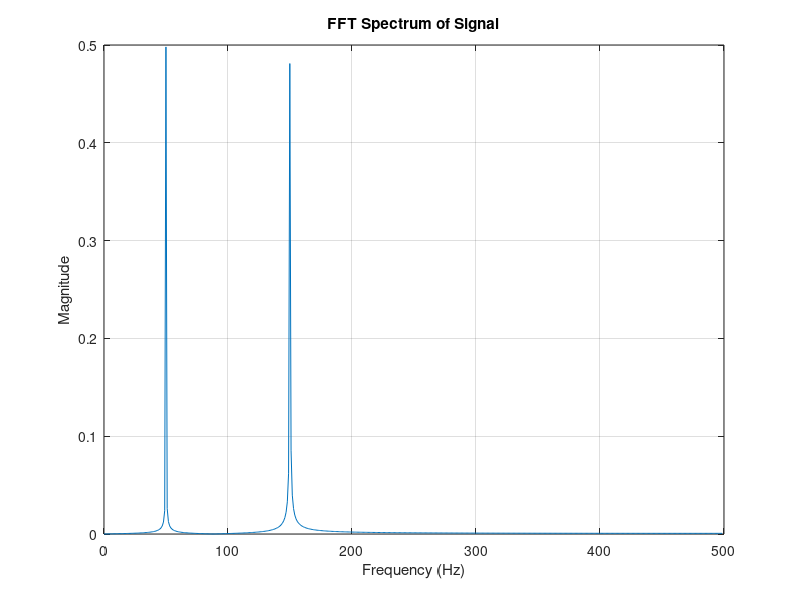

Write MATLAB code to recreate this figure.
clc;
clear;
close all;

% Sampling Frequency
fs = 1000;

% Time Vector
t = 0:1/fs:1;

% Same signal used in CWT
x = sin(2*pi*50*t) + sin(2*pi*150*t);

% FFT
N = length(x);

X = fft(x);

% Frequency axis
f = (0:N-1)*(fs/N);

% Magnitude
mag = abs(X)/N;

% Plot only positive frequencies
figure;
plot(f(1:N/2),mag(1:N/2));

xlabel('Frequency (Hz)');
ylabel('Magnitude');
title('FFT Spectrum of Signal');
grid on;
